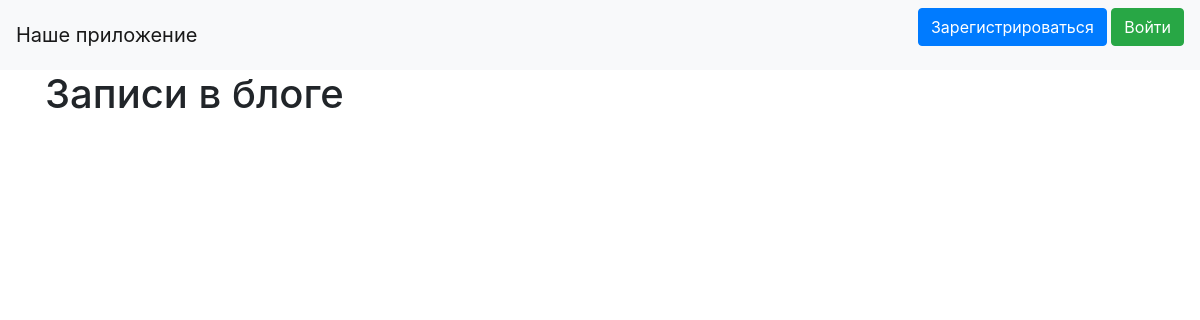
Before: / with the older database file.
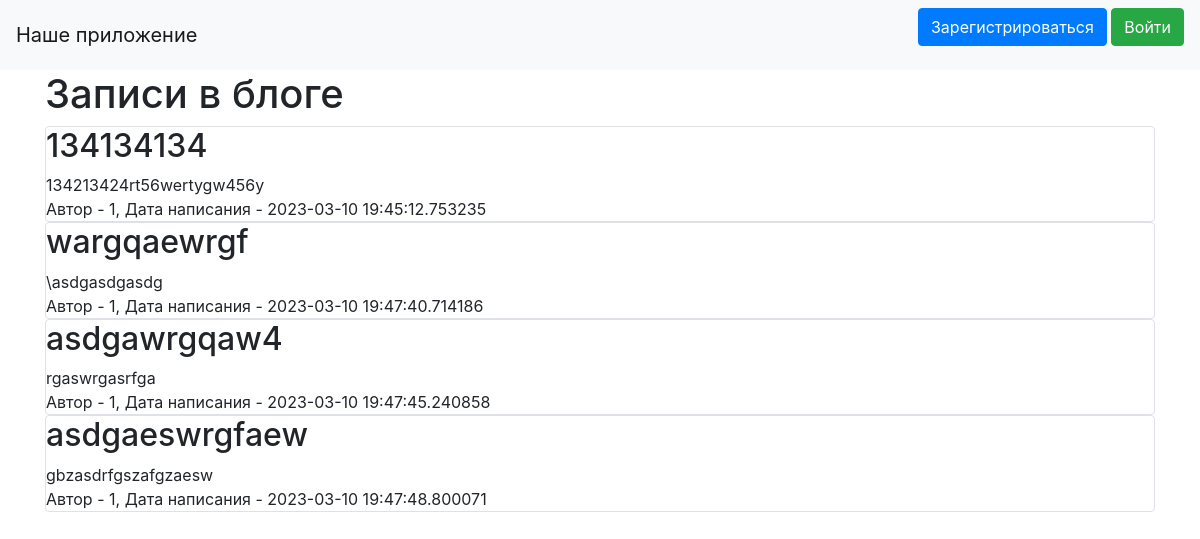
After: the same page with the newer database file.
### data/news.py (models this page shows)
class News(SqlAlchemyBase, SerializerMixin):
    __tablename__ = 'news'
    id = sqlalchemy.Column(sqlalchemy.Integer,
                           primary_key=True, autoincrement=True)
    title = sqlalchemy.Column(sqlalchemy.String, nullable=True)
    content = sqlalchemy.Column(sqlalchemy.String, nullable=True)
    created_date = sqlalchemy.Column(sqlalchemy.DateTime,
                                     default=datetime.datetime.now)
    is_private = sqlalchemy.Column(sqlalchemy.Boolean, default=True)
    user_id = sqlalchemy.Column(sqlalchemy.Integer,
                                sqlalchemy.ForeignKey("users.id"))
    user = orm.relationship('User')
    categories = orm.relationship("Category",
                                  secondary="association",
                                  backref="news")

### data/users.py (models this page shows, shortened)
class User(SqlAlchemyBase, UserMixin, SerializerMixin):
    __tablename__ = 'users'
    id = sqlalchemy.Column(sqlalchemy.Integer,
                           primary_key=True, autoincrement=True)
    name = sqlalchemy.Column(sqlalchemy.String, nullable=True)
    about = sqlalchemy.Column(sqlalchemy.String, nullable=True)
    email = sqlalchemy.Column(sqlalchemy.String,
                              index=True, unique=True, nullable=True)
    hashed_password = sqlalchemy.Column(sqlalchemy.String, nullable=True)
    created_date = sqlalchemy.Column(sqlalchemy.DateTime,
                                     default=datetime.datetime.now)
    news = orm.relationship("News", back_populates='user')

### main.py (the view)
@app.route("/")
def index():
    db_sess = db_session.create_session()
    news = db_sess.query(News).filter(News.is_private != True)
    return render_template("index.html", news=news)

### data/db_session.py (called while the page is built)
def create_session() -> Session:
    global __factory
    return __factory()

### templates/index.html (shortened to what this page needs)
{% extends "base.html" %}
{% block content %}
<h1>Записи в блоге</h1>
{% for item in news%}
<div class="col-md6 border rounded">
    <h2>{{item.title}}</h2>
    <div>
        {{item.content}}
    </div>
    <div>
        Автор - {{item.user.name}}, Дата написания - {{item.created_date}}
    </div>
</div>
{% endfor %}
{% endblock %}

### templates/base.html (shortened to what this page needs)
<!doctype html>
<html lang="en">
<head>
    <link rel="stylesheet"
          href="https://stackpath.bootstrapcdn.com/bootstrap/4.4.1/css/bootstrap.min.css"
>
</head>
<body>
<header>
    <nav class="navbar navbar-light bg-light">
        <a class="navbar-brand" href="#">Наше приложение</a>
        {% if current_user.is_authenticated %}
            <a class="navbar-brand" href="/logout">{{ current_user.name }}</a>
        {% else %}
            <p>
                <a class="btn btn-primary " href="/register">Зарегистрироваться</a>
                <a class="btn btn-success" href="/login">Войти</a>
            </p>
        {% endif %}
    </nav>
</header>
<main role="main" class="container">
    {% block content %}{% endblock %}
</main>
</body>
</html>

Changed rows visible on the page:
added News: title "134134134", content "134213424rt56wertygw456y", user.name "1", created_date "2023-03-10 19:45:12.753235"
added News: title "wargqaewrgf", content "\\asdgasdgasdg", user.name "1", created_date "2023-03-10 19:47:40.714186"
added News: title "asdgawrgqaw4", content "rgaswrgasrfga", user.name "1", created_date "2023-03-10 19:47:45.240858"
added News: title "asdgaeswrgfaew", content "gbzasdrfgszafgzaesw", user.name "1", created_date "2023-03-10 19:47:48.800071"
